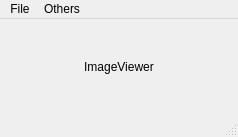
<?xml version="1.0" encoding="UTF-8"?>
<ui version="4.0">
 <class>MainWindow</class>
 <widget class="QMainWindow" name="MainWindow">
  <property name="geometry">
   <rect>
    <x>0</x>
    <y>0</y>
    <width>238</width>
    <height>137</height>
   </rect>
  </property>
  <property name="windowTitle">
   <string>MainWindow</string>
  </property>
  <widget class="QWidget" name="centralwidget">
   <layout class="QGridLayout" name="gridLayout">
    <item row="0" column="0">
     <widget class="QLabel" name="label_ImageViewer">
      <property name="sizePolicy">
       <sizepolicy hsizetype="Ignored" vsizetype="Ignored">
        <horstretch>0</horstretch>
        <verstretch>0</verstretch>
       </sizepolicy>
      </property>
      <property name="text">
       <string>ImageViewer</string>
      </property>
      <property name="alignment">
       <set>Qt::AlignCenter</set>
      </property>
     </widget>
    </item>
   </layout>
  </widget>
  <widget class="QMenuBar" name="menubar">
   <property name="geometry">
    <rect>
     <x>0</x>
     <y>0</y>
     <width>238</width>
     <height>21</height>
    </rect>
   </property>
   <widget class="QMenu" name="menuFile">
    <property name="title">
     <string>File</string>
    </property>
    <widget class="QMenu" name="menuOpen">
     <property name="title">
      <string>Open...</string>
     </property>
     <addaction name="action_OpenConfigFile"/>
     <addaction name="action_OpenImage"/>
    </widget>
    <addaction name="menuOpen"/>
   </widget>
   <widget class="QMenu" name="menuOthers">
    <property name="title">
     <string>Others</string>
    </property>
    <addaction name="action_DisplayLoadedFiles"/>
    <addaction name="action_ScrambleOrder"/>
    <addaction name="action_ShowOnTimer"/>
   </widget>
   <addaction name="menuFile"/>
   <addaction name="menuOthers"/>
  </widget>
  <widget class="QStatusBar" name="statusbar"/>
  <action name="action_DisplayLoadedFiles">
   <property name="text">
    <string>Display Loaded Files</string>
   </property>
  </action>
  <action name="action_ScrambleOrder">
   <property name="text">
    <string>Scramble Order</string>
   </property>
  </action>
  <action name="action_ShowOnTimer">
   <property name="text">
    <string>Show on Timer</string>
   </property>
  </action>
  <action name="action_OpenImage">
   <property name="text">
    <string>Image</string>
   </property>
  </action>
  <action name="action_OpenConfigFile">
   <property name="text">
    <string>Configuration File</string>
   </property>
  </action>
 </widget>
 <resources/>
 <connections/>
</ui>
